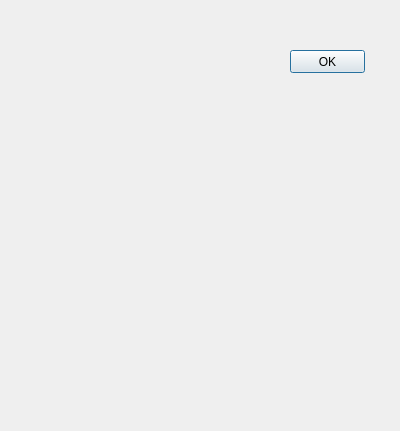
<?xml version="1.0" encoding="UTF-8"?>
<ui version="4.0">
 <class>Dialog</class>
 <widget class="QDialog" name="Dialog">
  <property name="geometry">
   <rect>
    <x>0</x>
    <y>0</y>
    <width>400</width>
    <height>431</height>
   </rect>
  </property>
  <property name="windowTitle">
   <string>Dialog</string>
  </property>
  <widget class="QPushButton" name="pushButton">
   <property name="geometry">
    <rect>
     <x>290</x>
     <y>50</y>
     <width>75</width>
     <height>23</height>
    </rect>
   </property>
   <property name="text">
    <string>OK</string>
   </property>
  </widget>
 </widget>
 <resources/>
 <connections/>
</ui>
